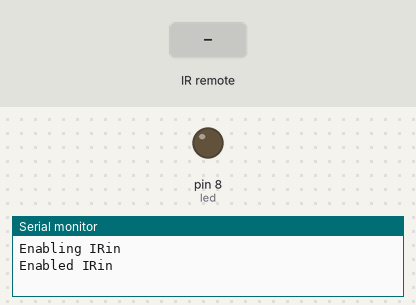
Bench run of a sketch on a simulated Arduino Uno, built with avr-gcc and run on an emulated ATmega328P. Parts: output pins drawn as LEDs (lit = HIGH), the last lines printed to the serial monitor. Inputs (shaded band) come from the test bench.

Above: at 1.2 s.
1.3 s: infrared code 0xFF40BF received
At 2.3 s:
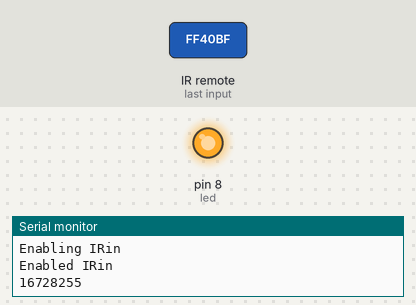
Timing chart, 0 to 4.3 s (numbered marks = the images above; inputs shaded):
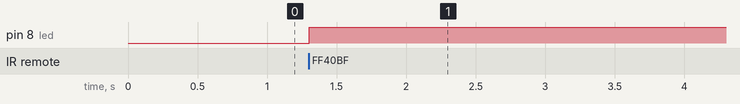

Measured:
- after the input at 1.3 s, pin 8 (led): LOW → HIGH at once

The sketch:

Receptor_led.ino
```cpp
#include <IRremote.h>

int RECV_PIN = 11;
int led = 8;
IRrecv irrecv(RECV_PIN);

decode_results results;

void setup()
{
  pinMode(led,OUTPUT);
  Serial.begin(9600);
  // In case the interrupt driver crashes on setup, give a clue
  // to the user what's going on.
  Serial.println("Enabling IRin");
  irrecv.enableIRIn(); // Start the receiver
  Serial.println("Enabled IRin");
}

void loop() {
  if (irrecv.decode(&results)) {
    Serial.println(results.value, DEC);
    if(results.value == 16728255){
      digitalWrite(led,HIGH);
      }else{
        digitalWrite(led,LOW);
        }
    irrecv.resume(); // Receive the next value

  }
  delay(100);
}
```
